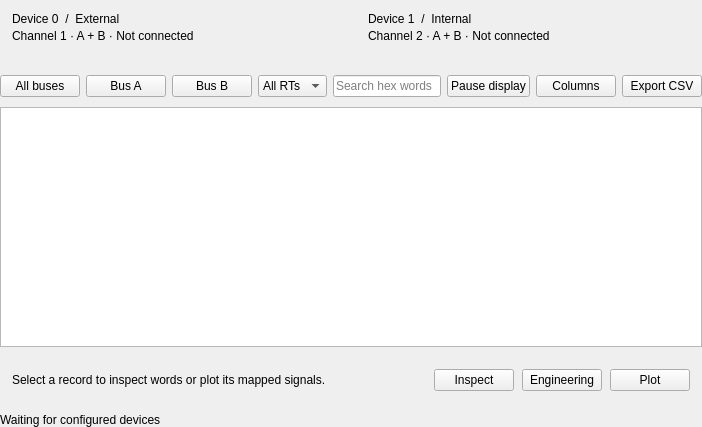
<?xml version="1.0" encoding="UTF-8"?>
<ui version="4.0">
 <class>MonitorPage</class>
 <widget class="QWidget" name="MonitorPage">
  <layout class="QVBoxLayout" name="bodyLayout" stretch="0,0,0,1,0,0">
   <property name="leftMargin">
    <number>0</number>
   </property>
   <property name="topMargin">
    <number>0</number>
   </property>
   <property name="rightMargin">
    <number>0</number>
   </property>
   <property name="bottomMargin">
    <number>0</number>
   </property>
   <property name="spacing">
    <number>10</number>
   </property>
   <item>
    <widget class="QWidget" name="deviceReadiness">
     <layout class="QHBoxLayout" name="deviceReadinessLayout" stretch="1,1">
      <property name="leftMargin">
       <number>0</number>
      </property>
      <property name="topMargin">
       <number>0</number>
      </property>
      <property name="rightMargin">
       <number>0</number>
      </property>
      <property name="bottomMargin">
       <number>0</number>
      </property>
      <property name="spacing">
       <number>10</number>
      </property>
      <item>
       <widget class="QFrame" name="deviceState0">
        <property name="card" stdset="0">
         <bool>true</bool>
        </property>
        <layout class="QVBoxLayout" name="deviceStateLayout0">
         <property name="leftMargin">
          <number>12</number>
         </property>
         <property name="topMargin">
          <number>12</number>
         </property>
         <property name="rightMargin">
          <number>12</number>
         </property>
         <property name="bottomMargin">
          <number>12</number>
         </property>
         <property name="spacing">
          <number>3</number>
         </property>
         <item>
          <widget class="QLabel" name="deviceTitle0">
           <property name="text">
            <string>Device 0  /  External</string>
           </property>
          </widget>
         </item>
         <item>
          <widget class="QLabel" name="deviceStatus0">
           <property name="text">
            <string>Channel 1 · A + B · Not connected</string>
           </property>
          </widget>
         </item>
        </layout>
       </widget>
      </item>
      <item>
       <widget class="QFrame" name="deviceState1">
        <property name="card" stdset="0">
         <bool>true</bool>
        </property>
        <layout class="QVBoxLayout" name="deviceStateLayout1">
         <property name="leftMargin">
          <number>12</number>
         </property>
         <property name="topMargin">
          <number>12</number>
         </property>
         <property name="rightMargin">
          <number>12</number>
         </property>
         <property name="bottomMargin">
          <number>12</number>
         </property>
         <property name="spacing">
          <number>3</number>
         </property>
         <item>
          <widget class="QLabel" name="deviceTitle1">
           <property name="text">
            <string>Device 1  /  Internal</string>
           </property>
          </widget>
         </item>
         <item>
          <widget class="QLabel" name="deviceStatus1">
           <property name="text">
            <string>Channel 2 · A + B · Not connected</string>
           </property>
          </widget>
         </item>
        </layout>
       </widget>
      </item>
     </layout>
    </widget>
   </item>
   <item>
    <widget class="QTabBar" name="deviceTabs" />
   </item>
   <item>
    <widget class="QWidget" name="actionBar">
     <layout class="QHBoxLayout" name="actionBarLayout">
      <property name="leftMargin">
       <number>0</number>
      </property>
      <property name="topMargin">
       <number>0</number>
      </property>
      <property name="rightMargin">
       <number>0</number>
      </property>
      <property name="bottomMargin">
       <number>0</number>
      </property>
      <property name="spacing">
       <number>6</number>
      </property>
      <item>
       <widget class="QPushButton" name="allBusButton">
        <property name="text">
         <string>All buses</string>
        </property>
        <property name="checkable">
         <bool>true</bool>
        </property>
        <property name="autoExclusive">
         <bool>true</bool>
        </property>
       </widget>
      </item>
      <item>
       <widget class="QPushButton" name="busAButton">
        <property name="text">
         <string>Bus A</string>
        </property>
        <property name="checkable">
         <bool>true</bool>
        </property>
        <property name="autoExclusive">
         <bool>true</bool>
        </property>
       </widget>
      </item>
      <item>
       <widget class="QPushButton" name="busBButton">
        <property name="text">
         <string>Bus B</string>
        </property>
        <property name="checkable">
         <bool>true</bool>
        </property>
        <property name="autoExclusive">
         <bool>true</bool>
        </property>
       </widget>
      </item>
      <item>
       <widget class="QComboBox" name="rtFilter">
        <item>
         <property name="text">
          <string>All RTs</string>
         </property>
        </item>
        <item>
         <property name="text">
          <string>RT 00</string>
         </property>
        </item>
        <item>
         <property name="text">
          <string>RT 01</string>
         </property>
        </item>
        <item>
         <property name="text">
          <string>RT 02</string>
         </property>
        </item>
        <item>
         <property name="text">
          <string>RT 03</string>
         </property>
        </item>
        <item>
         <property name="text">
          <string>RT 04</string>
         </property>
        </item>
        <item>
         <property name="text">
          <string>RT 05</string>
         </property>
        </item>
        <item>
         <property name="text">
          <string>RT 06</string>
         </property>
        </item>
        <item>
         <property name="text">
          <string>RT 07</string>
         </property>
        </item>
        <item>
         <property name="text">
          <string>RT 08</string>
         </property>
        </item>
        <item>
         <property name="text">
          <string>RT 09</string>
         </property>
        </item>
        <item>
         <property name="text">
          <string>RT 10</string>
         </property>
        </item>
        <item>
         <property name="text">
          <string>RT 11</string>
         </property>
        </item>
        <item>
         <property name="text">
          <string>RT 12</string>
         </property>
        </item>
        <item>
         <property name="text">
          <string>RT 13</string>
         </property>
        </item>
        <item>
         <property name="text">
          <string>RT 14</string>
         </property>
        </item>
        <item>
         <property name="text">
          <string>RT 15</string>
         </property>
        </item>
        <item>
         <property name="text">
          <string>RT 16</string>
         </property>
        </item>
        <item>
         <property name="text">
          <string>RT 17</string>
         </property>
        </item>
        <item>
         <property name="text">
          <string>RT 18</string>
         </property>
        </item>
        <item>
         <property name="text">
          <string>RT 19</string>
         </property>
        </item>
        <item>
         <property name="text">
          <string>RT 20</string>
         </property>
        </item>
        <item>
         <property name="text">
          <string>RT 21</string>
         </property>
        </item>
        <item>
         <property name="text">
          <string>RT 22</string>
         </property>
        </item>
        <item>
         <property name="text">
          <string>RT 23</string>
         </property>
        </item>
        <item>
         <property name="text">
          <string>RT 24</string>
         </property>
        </item>
        <item>
         <property name="text">
          <string>RT 25</string>
         </property>
        </item>
        <item>
         <property name="text">
          <string>RT 26</string>
         </property>
        </item>
        <item>
         <property name="text">
          <string>RT 27</string>
         </property>
        </item>
        <item>
         <property name="text">
          <string>RT 28</string>
         </property>
        </item>
        <item>
         <property name="text">
          <string>RT 29</string>
         </property>
        </item>
        <item>
         <property name="text">
          <string>RT 30</string>
         </property>
        </item>
        <item>
         <property name="text">
          <string>RT 31</string>
         </property>
        </item>
       </widget>
      </item>
      <item>
       <widget class="QLineEdit" name="hexSearch">
        <property name="placeholderText">
         <string>Search hex words</string>
        </property>
        <property name="minimumSize">
         <size>
          <width>100</width>
          <height>0</height>
         </size>
        </property>
       </widget>
      </item>
      <item>
       <widget class="QPushButton" name="pauseButton">
        <property name="text">
         <string>Pause display</string>
        </property>
       </widget>
      </item>
      <item>
       <widget class="QPushButton" name="columnsButton">
        <property name="text">
         <string>Columns</string>
        </property>
       </widget>
      </item>
      <item>
       <widget class="QPushButton" name="csvButton">
        <property name="text">
         <string>Export CSV</string>
        </property>
       </widget>
      </item>
     </layout>
    </widget>
   </item>
   <item>
    <widget class="QTableView" name="monitor">
     <property name="alternatingRowColors">
      <bool>true</bool>
     </property>
     <property name="selectionBehavior">
      <enum>QAbstractItemView::SelectRows</enum>
     </property>
     <property name="selectionMode">
      <enum>QAbstractItemView::SingleSelection</enum>
     </property>
     <property name="editTriggers">
      <set>QAbstractItemView::NoEditTriggers</set>
     </property>
     <property name="minimumSize">
      <size>
       <width>0</width>
       <height>240</height>
      </size>
     </property>
    </widget>
   </item>
   <item>
    <widget class="QFrame" name="selectionPanel">
     <property name="card" stdset="0">
      <bool>true</bool>
     </property>
     <layout class="QHBoxLayout" name="selectionLayout" stretch="1,0,0,0">
      <property name="leftMargin">
       <number>12</number>
      </property>
      <property name="topMargin">
       <number>12</number>
      </property>
      <property name="rightMargin">
       <number>12</number>
      </property>
      <property name="bottomMargin">
       <number>12</number>
      </property>
      <property name="spacing">
       <number>8</number>
      </property>
      <item>
       <widget class="QLabel" name="selectedSummary">
        <property name="text">
         <string>Select a record to inspect words or plot its mapped signals.</string>
        </property>
        <property name="wordWrap">
         <bool>true</bool>
        </property>
       </widget>
      </item>
      <item>
       <widget class="QPushButton" name="inspectButton">
        <property name="text">
         <string>Inspect</string>
        </property>
       </widget>
      </item>
      <item>
       <widget class="QPushButton" name="engineeringButton">
        <property name="text">
         <string>Engineering</string>
        </property>
       </widget>
      </item>
      <item>
       <widget class="QPushButton" name="plotButton">
        <property name="text">
         <string>Plot</string>
        </property>
       </widget>
      </item>
     </layout>
    </widget>
   </item>
   <item>
    <widget class="QLabel" name="monitorStatus">
     <property name="text">
      <string>Waiting for configured devices</string>
     </property>
    </widget>
   </item>
  </layout>
 </widget>
 <resources />
 <connections />
</ui>
